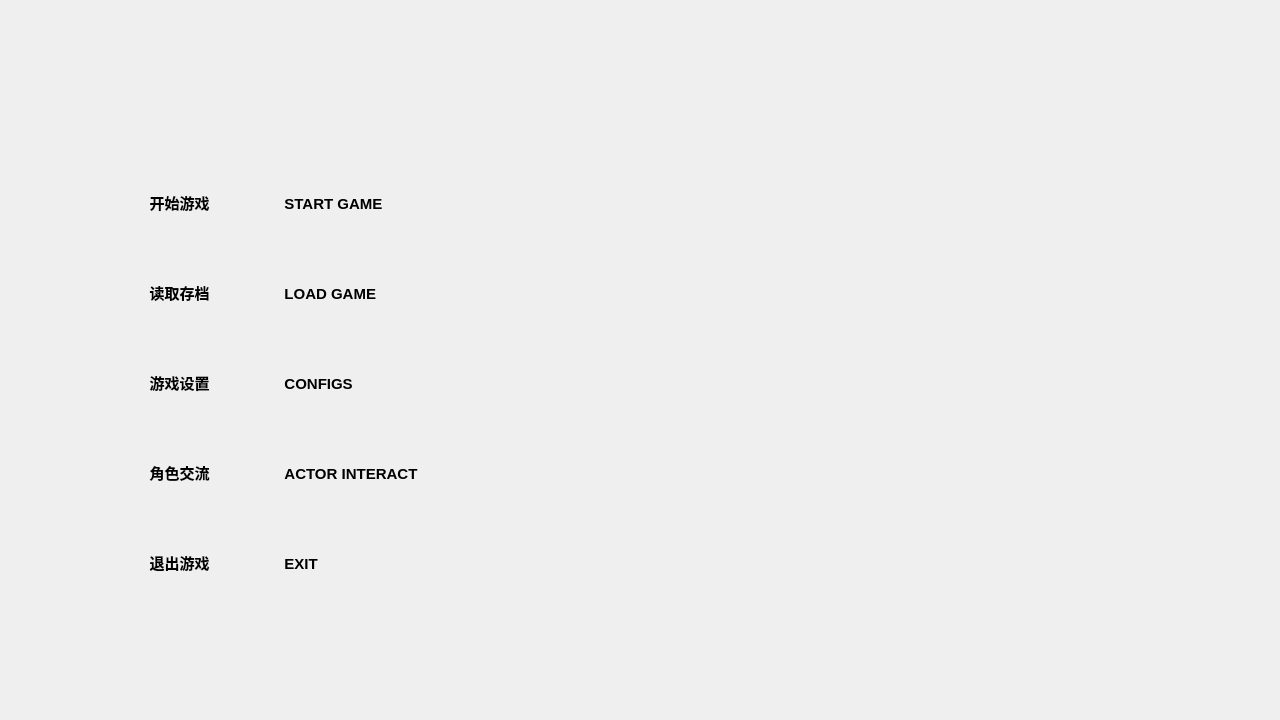
<?xml version="1.0" encoding="UTF-8"?>
<ui version="4.0">
 <class>MainWindow</class>
 <widget class="QMainWindow" name="MainWindow">
  <property name="geometry">
   <rect>
    <x>0</x>
    <y>0</y>
    <width>1280</width>
    <height>720</height>
   </rect>
  </property>
  <property name="windowTitle">
   <string>MainWindow</string>
  </property>
  <property name="styleSheet">
   <string notr="true">#centralwidget{border-image: url(:/image/resource/cover.png);}</string>
  </property>
  <widget class="QWidget" name="centralwidget">
   <widget class="QPushButton" name="pushButton">
    <property name="geometry">
     <rect>
      <x>0</x>
      <y>180</y>
      <width>480</width>
      <height>45</height>
     </rect>
    </property>
    <property name="font">
     <font>
      <pointsize>11</pointsize>
      <bold>true</bold>
     </font>
    </property>
    <property name="styleSheet">
     <string notr="true">
#pushButton{
background-color:transparent;
border:None;
text-align:left;
}
#pushButton:hover{
border-image:  url(:/image/resource/new_button.png);
color:white;
text-align:left;
}</string>
    </property>
    <property name="text">
     <string>                                    开始游戏                  START GAME</string>
    </property>
   </widget>
   <widget class="QPushButton" name="pushButton_2">
    <property name="geometry">
     <rect>
      <x>0</x>
      <y>270</y>
      <width>480</width>
      <height>45</height>
     </rect>
    </property>
    <property name="font">
     <font>
      <pointsize>11</pointsize>
      <bold>true</bold>
     </font>
    </property>
    <property name="styleSheet">
     <string notr="true">
#pushButton_2{
background-color:transparent;
border:None;
text-align:left;
}
#pushButton_2:hover{
border-image: url(:/image/resource/new_button.png);
color:white;
text-align:left;
}</string>
    </property>
    <property name="text">
     <string>                                    读取存档                  LOAD GAME</string>
    </property>
   </widget>
   <widget class="QPushButton" name="pushButton_3">
    <property name="geometry">
     <rect>
      <x>0</x>
      <y>360</y>
      <width>480</width>
      <height>45</height>
     </rect>
    </property>
    <property name="font">
     <font>
      <pointsize>11</pointsize>
      <bold>true</bold>
     </font>
    </property>
    <property name="styleSheet">
     <string notr="true">
#pushButton_3{
background-color:transparent;
border:None;
text-align:left;
}
#pushButton_3:hover{
border-image: url(:/image/resource/new_button.png);
color:white;
text-align:left;
}</string>
    </property>
    <property name="text">
     <string>                                    游戏设置                  CONFIGS</string>
    </property>
   </widget>
   <widget class="QPushButton" name="pushButton_4">
    <property name="geometry">
     <rect>
      <x>0</x>
      <y>450</y>
      <width>480</width>
      <height>45</height>
     </rect>
    </property>
    <property name="font">
     <font>
      <pointsize>11</pointsize>
      <bold>true</bold>
     </font>
    </property>
    <property name="styleSheet">
     <string notr="true">#pushButton_4{
background-color:transparent;
border:None;
text-align:left;
}
#pushButton_4:hover{
border-image: url(:/image/resource/new_button.png);
color:white;
text-align:left;
}</string>
    </property>
    <property name="text">
     <string>                                    角色交流                  ACTOR INTERACT</string>
    </property>
   </widget>
   <widget class="QPushButton" name="pushButton_5">
    <property name="geometry">
     <rect>
      <x>0</x>
      <y>540</y>
      <width>480</width>
      <height>45</height>
     </rect>
    </property>
    <property name="font">
     <font>
      <pointsize>11</pointsize>
      <bold>true</bold>
     </font>
    </property>
    <property name="styleSheet">
     <string notr="true">#pushButton_5{
background-color:transparent;
border:None;
text-align:left;
}
#pushButton_5:hover{
border-image: url(:/image/resource/new_button.png);
color:white;
text-align:left;
}</string>
    </property>
    <property name="text">
     <string>                                    退出游戏                  EXIT</string>
    </property>
   </widget>
  </widget>
 </widget>
 <resources>
  <include location="resoure_main.qrc"/>
 </resources>
 <connections/>
</ui>
